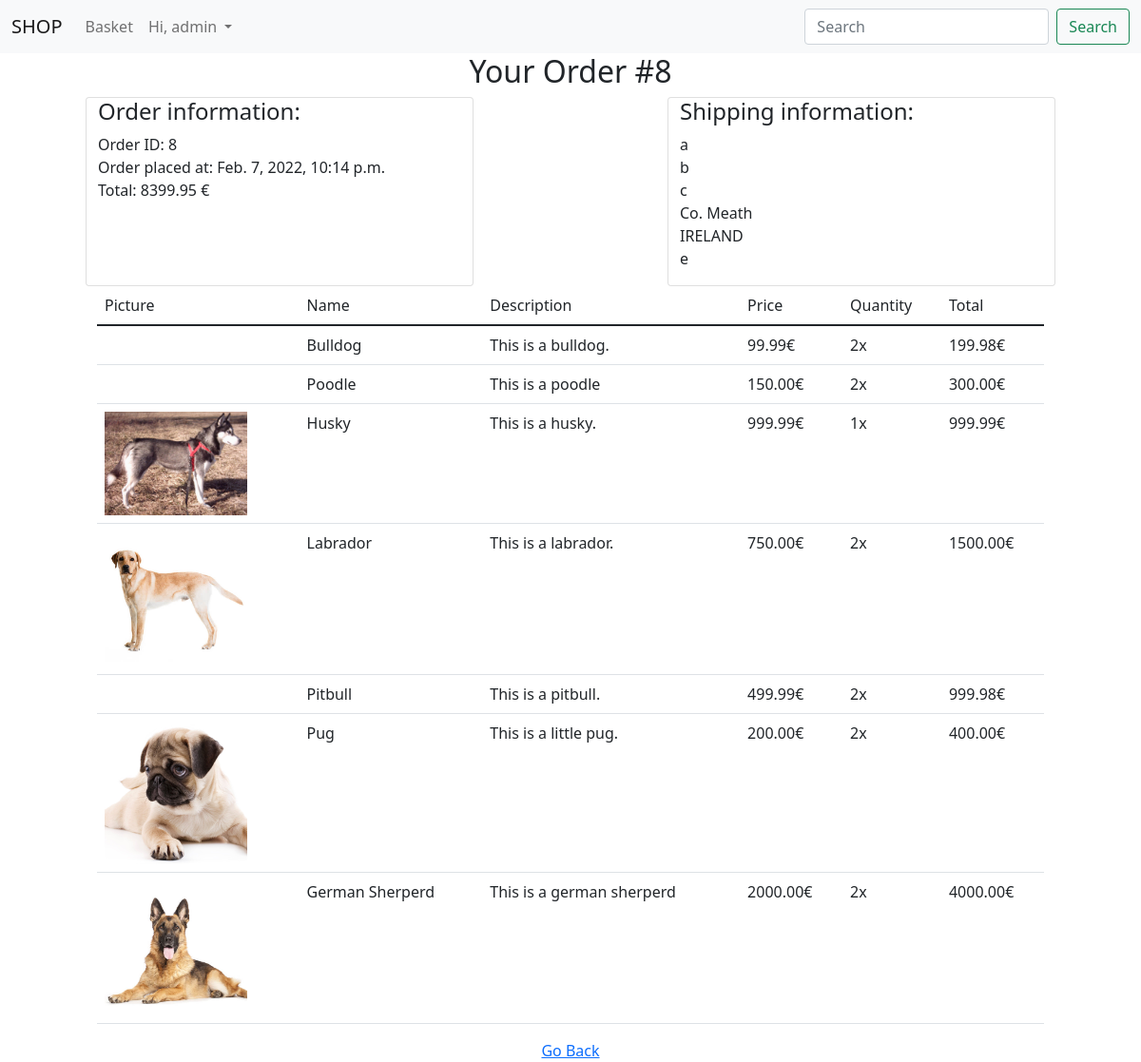
The page /prevorder/8 (signed in) on the database its author committed.
### duarteshop/models.py (models this page shows)
class APIUser(AbstractUser):
    pass

class Order(models.Model):
    id = models.IntegerField(primary_key=True)
    basketId = models.ForeignKey(Basket, on_delete=models.CASCADE)
    user_id = models.ForeignKey(APIUser, on_delete=models.CASCADE)
    addressline1 = models.CharField(max_length=100, default = '')
    addressline2 = models.CharField(max_length=100, default = '')
    city = models.CharField(max_length=40, default = '')
    county = models.CharField(max_length=15, default = '')
    country = models.CharField(max_length=7, default='IRELAND', editable=False)
    eircode = models.CharField(max_length=7, default = '')
    datetimeOrder = models.DateTimeField(auto_now_add=True)
    total_price = models.DecimalField(max_digits=6, decimal_places=2, default=0.0)

class BasketItem(models.Model):
    id = models.IntegerField(primary_key=True)
    basketId = models.ForeignKey(Basket, on_delete=models.CASCADE)
    productId = models.ForeignKey(Product, on_delete=models.CASCADE)
    quantity = models.IntegerField(default=1)
    def price(self):
        return self.productId.price * self.quantity

class Product(models.Model):
    id = models.IntegerField(primary_key=True)
    name = models.TextField()
    description = models.TextField(null=True)
    price = models.DecimalField(max_digits=6, decimal_places=2, default=0.0)
    image = models.FileField(upload_to='products', null=True)
    isOnSale = models.BooleanField(default=False)
    isInStock = models.BooleanField(default=True)

### duarteshop/views.py (the view)
# urls.py: path('prevorder/<int:orderId>', views.view_prev_order, name="view_prev_order"),
@login_required
def view_prev_order(request, orderId):
    user = request.user
    order = Order.objects.filter(user_id = user, id=orderId).first()
    sbi = BasketItem.objects.filter(basketId=order.basketId)
    total = 0.0
    for item in sbi:
        total += float(item.price())
    return render(request, 'view_order.html', {'order': order, 'sbi': sbi, 'total_price': total})

### duarteshop/templates/view_order.html (shortened to what this page needs)
{%  extends "base.html" %}
{%  block content %}
    <div class="justify-content-center text-center">
        <h2>Your Order #{{order.id}}</h2>
    </div>
    <div class="row justify-content-evenly top-0 start-50">
        <div class="container card text-start col-4">
            <h4>Order information:</h4>
            <p>
                Order ID: {{order.id}}
                <br>
                Order placed at: {{order.datetimeOrder}}
                <br>
                Total: {{order.total_price}} €
            </p>
        </div>
        <div class="container card text-start col-4">
            <h4>Shipping information:</h4>
            <p>
                {{order.addressline1}} <br>
                {{order.addressline2}} <br>
                {{order.city}} <br>
                {{order.county}} <br>
                {{order.country}} <br>
                {{order.eircode}}
            </p>
        </div>
    </div>
    <div class="row justify-content-center">
        <div class="col-10">
            <table class="table table-hover">
                <thead>
                    <tr>
                        <td>Picture</td>
                        <td>Name</td>
                        <td>Description</td>
                        <td>Price</td>
                        <td>Quantity</td>
                        <td>Total</td>
                    </tr>
                </thead>
                <tbody>
                    {% for item in sbi %}
                    <tr>
                        <td><img src="{{item.productId.image.url}}" alt="" width="150"></td>
                        <td>{{item.productId.name}}</td>
                        <td>{{item.productId.description}}</td>
                        <td>{{item.productId.price}}€</td>
                        <td>{{item.quantity}}x</td>
                        <td>{{item.price}}€</td>
                    </tr>
                    {% endfor %}
                </tbody>
            </table>
        </div>
    </div>
    <div class="justify-content-center text-center">
        <a href="/orderhistory/">Go Back</a>
    </div>
{%  endblock %}

### duarteshop/templates/base.html (shortened to what this page needs)
<!DOCTYPE html>
<html lang="en">
<head>
    <link rel="stylesheet" href="https://cdn.jsdelivr.net/npm/bootstrap@5.1.3/dist/css/bootstrap.min.css">
</head>
<body>
    <nav class="navbar navbar-expand-lg navbar-light bg-light">
        <div class="container-fluid">
          <a class="navbar-brand" href="/">SHOP</a>
          <div class="collapse navbar-collapse" id="navbarSupportedContent">
            <ul class="navbar-nav me-auto mb-2 mb-lg-0">
              {% if user.is_authenticated %}
                <li class="nav-item">
                  <a class="nav-link" href="/basket">Basket</a>
                </li>
              {% endif %}
              <li class="nav-item dropdown">
                <a class="nav-link dropdown-toggle" href="#" id="navbarDropdown" role="button" data-bs-toggle="dropdown" aria-expanded="false">
                  {% if user.is_authenticated %} Hi, {{user.username}} {% else %} Your Account {% endif %}
                </a>
              </li>
            </ul>
            <form class="d-flex">
              <input class="form-control me-2" type="search" placeholder="Search" aria-label="Search">
              <button class="btn btn-outline-success" type="submit">Search</button>
            </form>
          </div>
        </div>
      </nav>
    {% block content %}
    {% endblock %}
</body>
</html>

### rows shown on the page
APIUser: username "admin"
Order: id "8", datetimeOrder "Feb. 7, 2022, 10:14 p.m.", total_price "8399.95", addressline1 "a", addressline2 "b", city "c", county "Co. Meath", country "IRELAND", eircode "e"
BasketItem: productId.name "Bulldog", productId.description "This is a bulldog.", productId.price "99.99", quantity "2", price "199.98"
BasketItem: productId.name "Poodle", productId.description "This is a poodle", productId.price "150.00", quantity "2", price "300.00"
BasketItem: productId.image (picture), productId.name "Husky", productId.description "This is a husky.", productId.price "999.99", quantity "1", price "999.99"
BasketItem: productId.image (picture), productId.name "Labrador", productId.description "This is a labrador.", productId.price "750.00", quantity "2", price "1500.00"
BasketItem: productId.name "Pitbull", productId.description "This is a pitbull.", productId.price "499.99", quantity "2", price "999.98"
BasketItem: productId.image (picture), productId.name "Pug", productId.description "This is a little pug.", productId.price "200.00", quantity "2", price "400.00"
BasketItem: productId.image (picture), productId.name "German Sherperd", productId.description "This is a german sherperd", productId.price "2000.00", quantity "2", price "4000.00"
